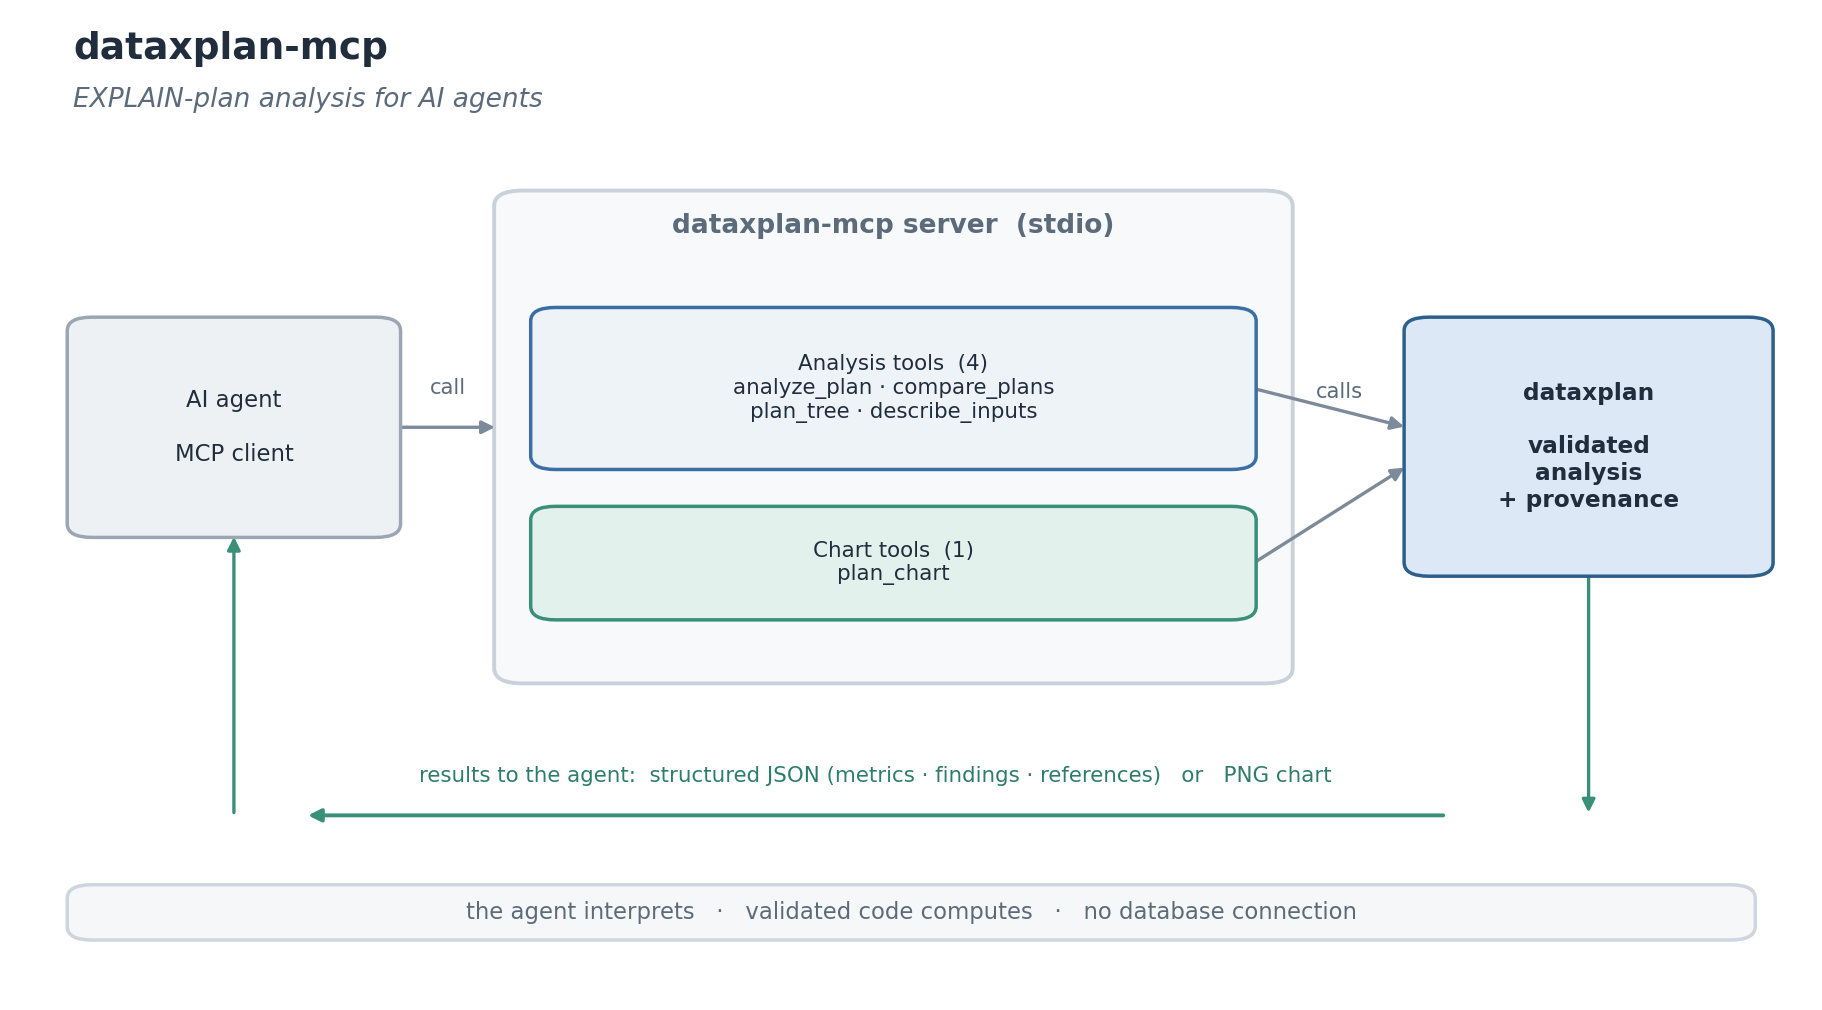

Reproduce this figure in Python.
"""Generate the dataxplan-mcp architecture figure (academic style).

How an AI agent calls the server, which routes to the validated dataxplan core
and returns a structured result or a chart.
Run:  python assets/architecture.py
"""

import matplotlib
matplotlib.use("Agg")
import matplotlib.pyplot as plt
from matplotlib.patches import FancyBboxPatch

plt.rcParams.update({"font.family": "DejaVu Sans", "font.size": 9.5})

INK = "#1f2d3d"
MUT = "#5b6b7b"
NEUT_F, NEUT_E = "#eef1f4", "#9aa7b3"
CORE_F, CORE_E = "#dce8f5", "#2c5f8a"
ANA_F, ANA_E = "#eef3f8", "#3b6ea5"
OPT_F, OPT_E = "#e3f1ec", "#3a8f78"
CONT_F, CONT_E = "#f7f9fb", "#c9d2db"
BAN_F, BAN_E = "#f5f7f9", "#cdd6df"
ARROW = "#7c8a99"

fig, ax = plt.subplots(figsize=(11.5, 6.3))
ax.set_xlim(0, 100)
ax.set_ylim(0, 100)
ax.axis("off")


def box(x, y, w, h, text, fill, edge, fs=8.4, bold=False, tcol=INK):
    ax.add_patch(FancyBboxPatch(
        (x - w / 2, y - h / 2), w, h,
        boxstyle="round,pad=0.35,rounding_size=1.4",
        linewidth=1.25, edgecolor=edge, facecolor=fill, zorder=2))
    ax.text(x, y, text, ha="center", va="center", color=tcol, fontsize=fs,
            fontweight="bold" if bold else "normal", zorder=5)


def arrow(x0, y0, x1, y1, color=ARROW, lw=1.2):
    ax.annotate("", xy=(x1, y1), xytext=(x0, y0), zorder=1,
                arrowprops=dict(arrowstyle="-|>", color=color, lw=lw,
                                shrinkA=1, shrinkB=1))


ax.text(3, 96, "dataxplan-mcp", fontsize=13.5, fontweight="bold", color=INK, ha="left")
ax.text(3, 91, "EXPLAIN-plan analysis for AI agents", fontsize=9.5, color=MUT,
        ha="left", fontstyle="italic")

# agent
box(12, 58, 18, 22, "AI agent\n\nMCP client", NEUT_F, NEUT_E, fs=8.2)

# server container
ax.add_patch(FancyBboxPatch((27, 32), 44, 50,
             boxstyle="round,pad=0.4,rounding_size=1.6",
             linewidth=1.4, edgecolor=CONT_E, facecolor=CONT_F, zorder=0))
ax.text(49, 78, "dataxplan-mcp server  (stdio)", ha="center", fontsize=9.5,
        color=MUT, fontweight="bold")
box(49, 62, 40, 16,
    "Analysis tools  (4)\n"
    "analyze_plan · compare_plans\n"
    "plan_tree · describe_inputs",
    ANA_F, ANA_E, fs=7.7)
box(49, 44, 40, 11, "Chart tools  (1)\nplan_chart", OPT_F, OPT_E, fs=7.7)

# core
box(88, 56, 20, 26, "dataxplan\n\nvalidated\nanalysis\n+ provenance",
    CORE_F, CORE_E, fs=8.4, bold=True)

# forward arrows
arrow(21.2, 58, 26.8, 58)
ax.text(24, 61.5, "call", ha="center", fontsize=7.6, color=MUT)
arrow(69.2, 62, 77.8, 58)
arrow(69.2, 44, 77.8, 54)
ax.text(74, 61, "calls", ha="center", fontsize=7.6, color=MUT)

# return lane
arrow(80, 18, 16, 18, color=OPT_E, lw=1.4)
ax.text(48, 21.5, "results to the agent:  structured JSON "
        "(metrics · findings · references)   or   PNG chart",
        ha="center", fontsize=7.7, color="#2e7d6b")
arrow(88, 43, 88, 18, color=OPT_E, lw=1.2)
arrow(12, 18, 12, 47, color=OPT_E, lw=1.2)

# banner
box(50, 8, 94, 5,
    "the agent interprets   ·   validated code computes   ·   no database connection",
    BAN_F, BAN_E, fs=8.2, tcol=MUT)

fig.savefig("assets/architecture.png", dpi=200, bbox_inches="tight",
            facecolor="white")
print("wrote assets/architecture.png")
